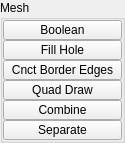
          <widget class="QGroupBox" name="mesh">
           <property name="minimumSize">
            <size>
             <width>125</width>
             <height>0</height>
            </size>
           </property>
           <property name="maximumSize">
            <size>
             <width>125</width>
             <height>999</height>
            </size>
           </property>
           <property name="title">
            <string>Mesh</string>
           </property>
           <layout class="QVBoxLayout" name="verticalLayout_3">
            <property name="spacing">
             <number>0</number>
            </property>
            <property name="leftMargin">
             <number>0</number>
            </property>
            <property name="topMargin">
             <number>0</number>
            </property>
            <property name="rightMargin">
             <number>0</number>
            </property>
            <property name="bottomMargin">
             <number>0</number>
            </property>
            <item>
             <widget class="PushButton" name="tb008">
              <property name="enabled">
               <bool>true</bool>
              </property>
              <property name="minimumSize">
               <size>
                <width>0</width>
                <height>20</height>
               </size>
              </property>
              <property name="maximumSize">
               <size>
                <width>999</width>
                <height>20</height>
               </size>
              </property>
              <property name="toolTip">
               <string>Preforms a boolean union on the selected polygon objects creating a new object</string>
              </property>
              <property name="text">
               <string>Boolean</string>
              </property>
              <property name="iconSize">
               <size>
                <width>18</width>
                <height>18</height>
               </size>
              </property>
             </widget>
            </item>
            <item>
             <widget class="QPushButton" name="b001">
              <property name="enabled">
               <bool>true</bool>
              </property>
              <property name="minimumSize">
               <size>
                <width>0</width>
                <height>20</height>
               </size>
              </property>
              <property name="maximumSize">
               <size>
                <width>999</width>
                <height>20</height>
               </size>
              </property>
              <property name="toolTip">
               <string>Cap holes modifier</string>
              </property>
              <property name="text">
               <string>Fill Hole</string>
              </property>
              <property name="iconSize">
               <size>
                <width>18</width>
                <height>18</height>
               </size>
              </property>
             </widget>
            </item>
            <item>
             <widget class="QPushButton" name="b021">
              <property name="enabled">
               <bool>true</bool>
              </property>
              <property name="minimumSize">
               <size>
                <width>0</width>
                <height>20</height>
               </size>
              </property>
              <property name="maximumSize">
               <size>
                <width>999</width>
                <height>20</height>
               </size>
              </property>
              <property name="toolTip">
               <string>Automatically build mesh between two selected edge borders.</string>
              </property>
              <property name="text">
               <string>Cnct Border Edges</string>
              </property>
              <property name="iconSize">
               <size>
                <width>18</width>
                <height>18</height>
               </size>
              </property>
             </widget>
            </item>
            <item>
             <widget class="QPushButton" name="b028">
              <property name="enabled">
               <bool>true</bool>
              </property>
              <property name="minimumSize">
               <size>
                <width>0</width>
                <height>20</height>
               </size>
              </property>
              <property name="maximumSize">
               <size>
                <width>999</width>
                <height>20</height>
               </size>
              </property>
              <property name="toolTip">
               <string>Enter quad draw tool</string>
              </property>
              <property name="text">
               <string>Quad Draw</string>
              </property>
              <property name="iconSize">
               <size>
                <width>18</width>
                <height>18</height>
               </size>
              </property>
             </widget>
            </item>
            <item>
             <widget class="PushButton" name="tb002">
              <property name="enabled">
               <bool>true</bool>
              </property>
              <property name="minimumSize">
               <size>
                <width>0</width>
                <height>20</height>
               </size>
              </property>
              <property name="maximumSize">
               <size>
                <width>999</width>
                <height>20</height>
               </size>
              </property>
              <property name="toolTip">
               <string>Combine the selected polygon objects into one single object to allow operations such as merges or face trims</string>
              </property>
              <property name="text">
               <string>Combine</string>
              </property>
              <property name="iconSize">
               <size>
                <width>18</width>
                <height>18</height>
               </size>
              </property>
             </widget>
            </item>
            <item>
             <widget class="QPushButton" name="b002">
              <property name="enabled">
               <bool>true</bool>
              </property>
              <property name="minimumSize">
               <size>
                <width>0</width>
                <height>20</height>
               </size>
              </property>
              <property name="maximumSize">
               <size>
                <width>999</width>
                <height>20</height>
               </size>
              </property>
              <property name="toolTip">
               <string>Separates the selected polygonobject shells or the shells of any selected faces from the object into one object into distinct objects</string>
              </property>
              <property name="text">
               <string>Separate</string>
              </property>
              <property name="iconSize">
               <size>
                <width>18</width>
                <height>18</height>
               </size>
              </property>
             </widget>
            </item>
           </layout>
          </widget>
